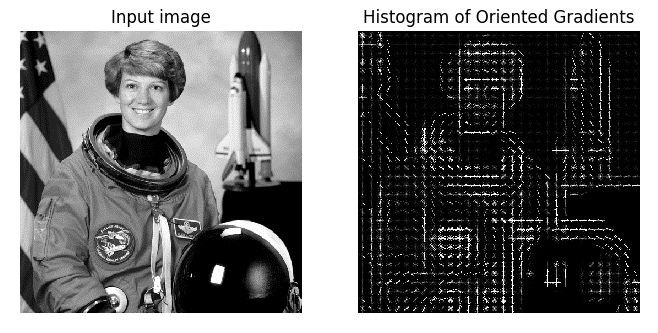
#> input picture Aplicación ML Practica 5/ejemplo_hog.png, 658 x 333 px, given in place of per00100.ppm, which was not available
$ jupyter execute --allow-errors P5_AplicacionML_2.ipynb   (shell and % lines are left out)   (text cells are left out)
#> lines starting #> are read from the running program, lines starting #| are printed output that depends on the picture; pictures that were not available may be replaced by others from this repository, and a replacement may not be noted
#> further down, img is the input picture: shape (333, 658, 3); min 0, max 255, mean 115.5
[cell 1]
# conda install -c conda-forge opencv
# pip install opencv-python
import cv2
import matplotlib.pyplot as plt
import numpy as np
import random
import os

[cell 2]
# directorio de imágenes. Como se encuentra en el mismo directorio del jupyter notebook, no es necesario especificar la ruta completa.
imgdir = "pedestrians128x64"

[cell 3]
plt.figure(figsize=(10, 6))
#> (the rest of this cell did not finish here and is left out)

[cell 4]
win_size = (48, 96)
#> win_size = (48, 96)
block_size = (16, 16)
block_stride = (8, 8)
cell_size = (8, 8)
num_bins = 9
hog = cv2.HOGDescriptor(win_size, block_size, block_stride, cell_size, num_bins)

[cell 5]
random.seed(42)
X_pos = []
for i in random.sample(range(900), 400):
    filename = "%s/per%05d.ppm" % (imgdir, i)
    img = cv2.imread(filename)
    if img is None:
        print('No se pudo encontrar la imagen %s' % filename)
        continue
    X_pos.append(hog.compute(img, (64, 64)))

#> (a cell that did not finish here is left out)

[cell 7]
negdir = "pedestrians_neg"
#> negdir = 'pedestrians_neg'

[cell 8]
hroi = 128
wroi = 64
X_neg = []
for negfile in os.listdir(negdir):
    filename = '%s/%s' % (negdir, negfile)
#> filename = 'pedestrians_neg/ejemplo_hog.png'
    img = cv2.imread(filename)
    img = cv2.resize(img, (512, 512))
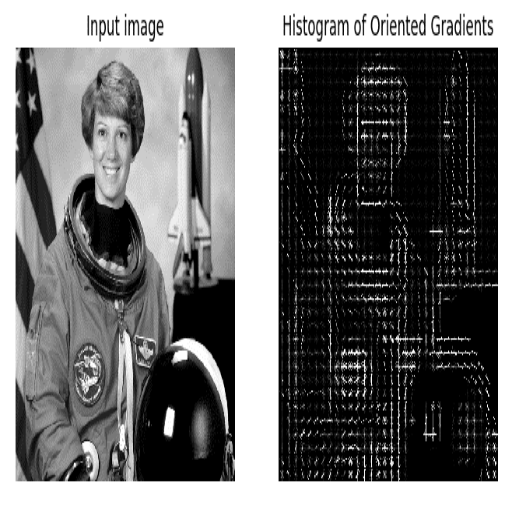
#> img: shape (512, 512, 3); min 0, max 255, mean 115.4
    for j in range(5):
        rand_y = random.randint(0, img.shape[0] - hroi)
        rand_x = random.randint(0, img.shape[1] - wroi)
        roi = img[rand_y:rand_y + hroi, rand_x:rand_x + wroi, :]
        X_neg.append(hog.compute(roi, (64, 64)))
#> this loop made 5 passes
#> pass 1, `roi = img[rand_y:rand_y + hroi, rand_x:rand_x + wroi, :]`:
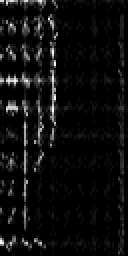
#> roi: shape (128, 64, 3) (shown 2 times larger); min 0, max 255, mean 14
#> pass 2, `roi = img[rand_y:rand_y + hroi, rand_x:rand_x + wroi, :]`:
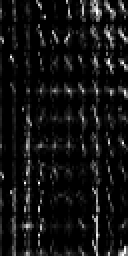
#> roi: shape (128, 64, 3) (shown 2 times larger); min 0, max 255, mean 18.8
#> pass 3, `roi = img[rand_y:rand_y + hroi, rand_x:rand_x + wroi, :]`:
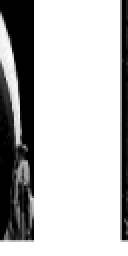
#> roi: shape (128, 64, 3) (shown 2 times larger); min 0, max 255, mean 191.5
#> after the loop:
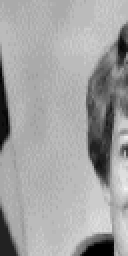
#> roi: shape (128, 64, 3) (shown 2 times larger); min 0, max 243, mean 162.1
#> after the loop, X_neg = 5 items

[cell 9]
X_neg = np.array(X_neg, dtype=np.float32)
y_neg = -np.ones(X_neg.shape[0], dtype=np.int32)
#> y_neg = [-1, -1, -1, -1, -1]
X_neg.shape, y_neg.shape
#> Out = ((5, 1980), (5,))

#> (a cell that did not finish here is left out)

[cell 11]
from sklearn import model_selection as ms
#> (the rest of this cell did not finish here and is left out)

[cell 12]
def train_svm(X_train, y_train):
    svm = cv2.ml.SVM_create()
    svm.train(X_train, cv2.ml.ROW_SAMPLE, y_train)
    return svm

[cell 13]
def score_svm(svm, X, y):
    from sklearn import metrics
    _, y_pred = svm.predict(X)
    return metrics.accuracy_score(y, y_pred)

#> (a cell that did not finish here is left out)

#> (a cell that did not finish here is left out)

#> (a cell that did not finish here is left out)

[cell 17]
score_train = []
score_test = []
#> (the rest of this cell did not finish here and is left out)

[cell 18]
score_train

[cell 19]
score_test

[cell 20]
img_test = cv2.imread('prueba_peaton.jpg')
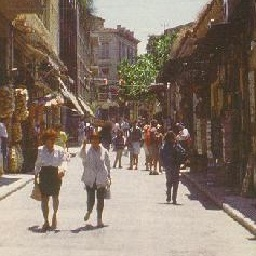
#> input picture Aplicación ML Practica 5/prueba_peaton.jpg, 256 x 256 px
#> img_test is the input picture: shape (256, 256, 3); mean B, G, R 106.2, 119.6, 136.1

[cell 21]
stride = 16
found = []
#> (the rest of this cell did not finish here and is left out)

[cell 22]
hog = cv2.HOGDescriptor(win_size, block_size, block_stride, cell_size, num_bins)

#> (a cell that did not finish here is left out)

[cell 24]
hogdef = cv2.HOGDescriptor()
hogdef.setSVMDetector(cv2.HOGDescriptor_getDefaultPeopleDetector())
found, _ = hogdef.detectMultiScale(img_test)
#> found = [[141, 95, 65, 130], [62, 111, 69, 138], [13, 111, 71, 142]]

[cell 25]
fig = plt.figure(figsize=(10, 6))
ax = fig.add_subplot(111)
ax.imshow(cv2.cvtColor(img_test, cv2.COLOR_BGR2RGB))
from matplotlib import patches
for f in found:
    ax.add_patch(patches.Rectangle((f[0], f[1]), f[2], f[3], color='y', linewidth=3, fill=False))
#> this loop made 3 passes
plt.savefig('detectado.png')
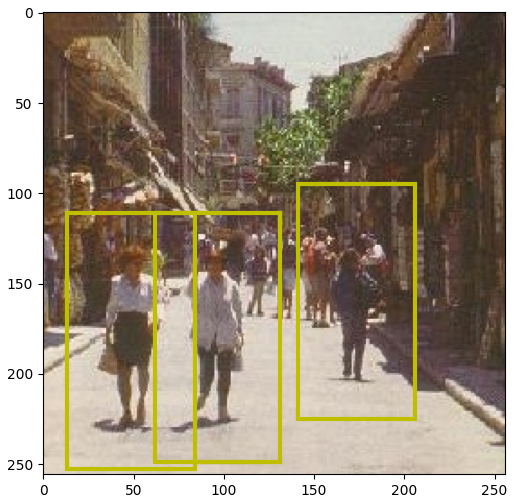
#> figure drawn by matplotlib, 1 panel
